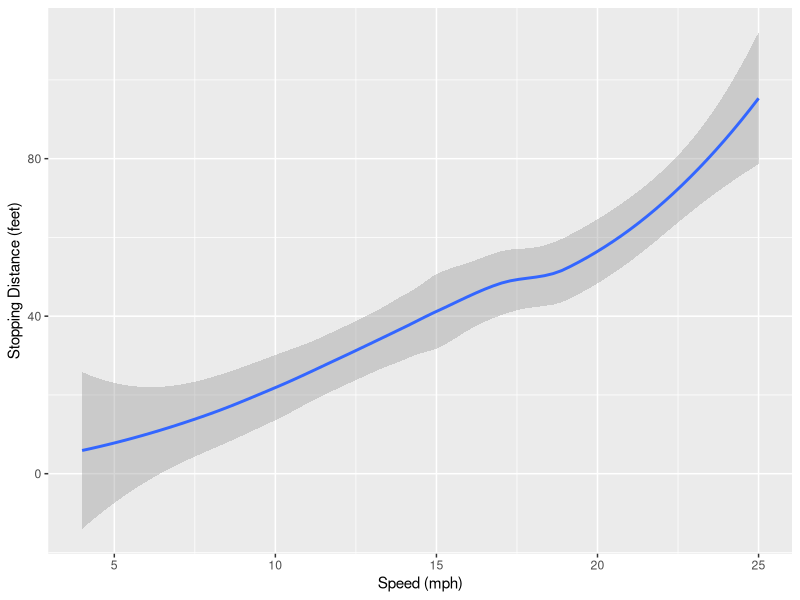

Write the R code that produced this figure.
## ---- chunk 1
library(ggplot2)
library(rms)
library(Hmisc)
## ---- chunk 2
1 + 1
## ---- chunk 3
#| echo: false
2 * 2
## ---- chunk 4
#| fig-cap: Speed and stopping distance of cars
#| fig-subcap: Date recorded in the 1920s
#| fig-cap-location: margin
ggplot(cars, aes(x=speed, y=dist)) + 
  geom_smooth() + 
  xlab("Speed (mph)") + 
  ylab("Stopping Distance (feet)")
## ---- chunk 5
# Create some data
set.seed(12345) # Fpr reproducibility
exampledata <- data.frame(age=rnorm(500,50,5),
                          sbp=rnorm(500,120,12),
                          trt=factor(sample(c("Drug","Placebo"), 500, replace=TRUE))
)
f <- summaryM(age + sbp ~ trt, data=exampledata, test=TRUE)
print(f, digits=2)
## ---- chunk 6
html(f, digits=3)
